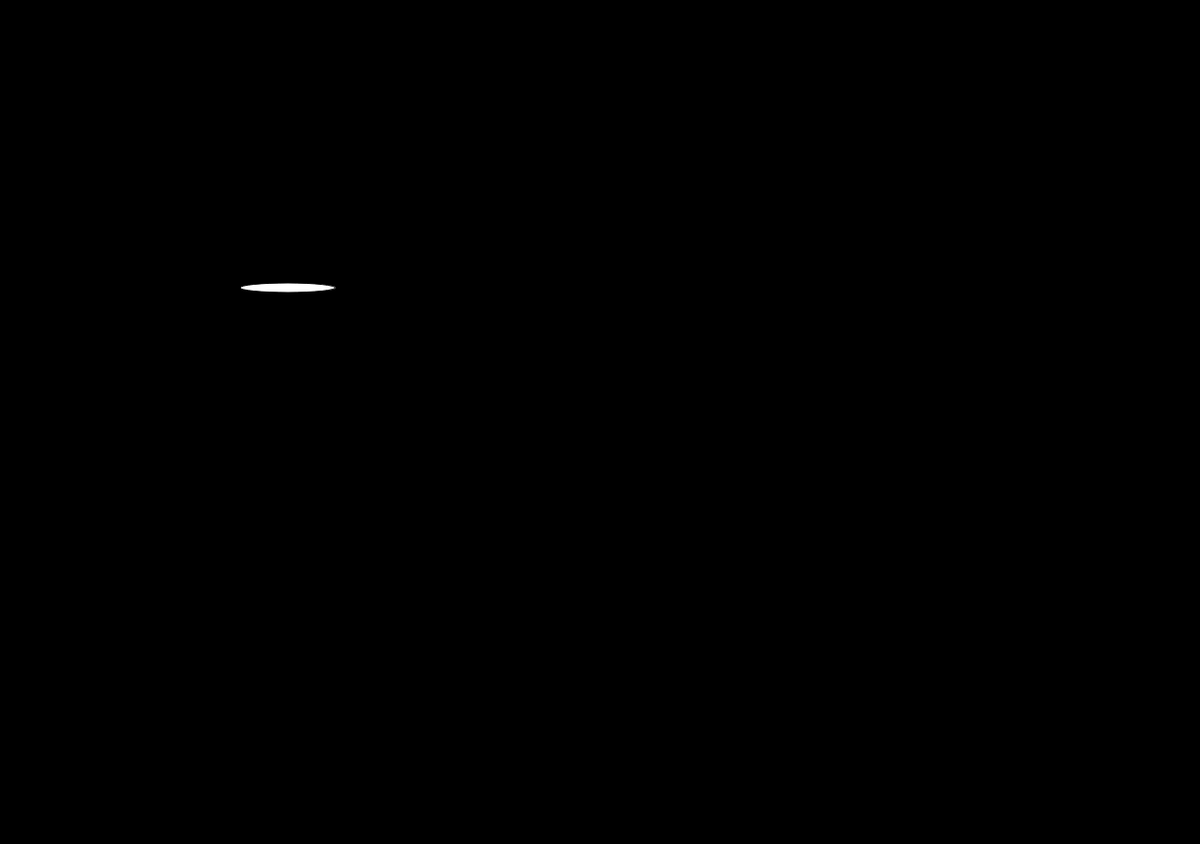
Frame 1 (no input)
Frame 60 (no input): identical to frame 1, image omitted
Frame 120 (the mouse pressed at the canvas centre since frame 60): identical to frame 1, image omitted

The p5.js sketch that drew this single still picture (run headless with seeded random() and noise() and a simulated clock; from frame 60 on, the mouse is pressed at the canvas centre):

// p5.js sketch
// ── sketch.js
/* Moving things and staying on the canvas
Courtney Edwards
2018-09-01*/

//position variables
var posX= 300;
var posY = 300;
// speed variables
var speedX = 0;
var speedY = 0;

function setup() {
  var myCanvas = createCanvas(1250, 880);
  frameRate(300);
}

function draw() {
  background(0);
  ellipse(posX, posY, 100,10);
  posX = posX + speedX;
  posY = posY + speedY;

  // New code for staying on the canvas
  if (posX > width) {    // the object has moved off the canvas to the right
      speedX = -speedX;
  }
  if (posX < 0) {    // the object has moved off the canvas to the left
      speedX = -speedX;
  }
  if (posY > height) {    // the object has moved off the canvas to the bottom
      speedY = -speedY;
  }
  if (posY < 0) {    // the object has moved off the canvas to the top
      speedY = -speedY;
  }
}

function mouseClicked() {
  posX = mouseX;
  posY = mouseY;
  speedX = round(mouseX/200);
  speedY = round(mouseY/200);
}
